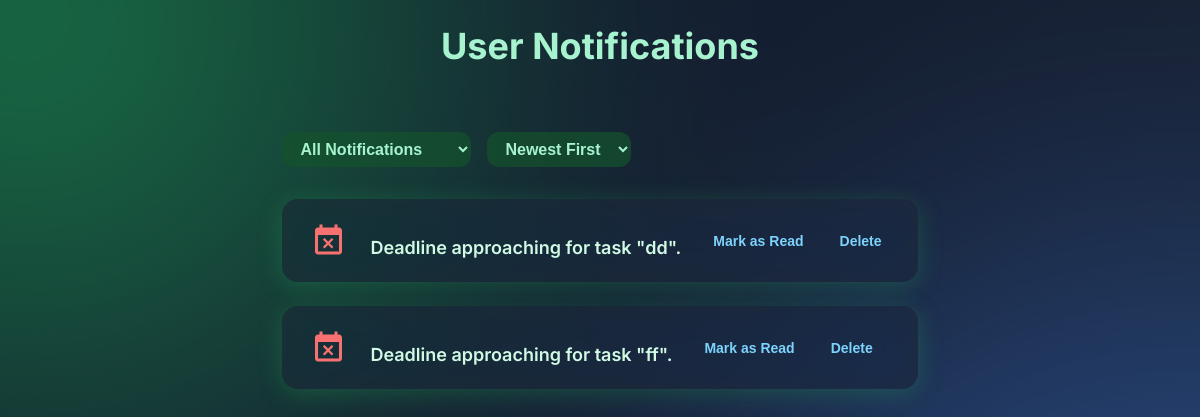
Page /user_notify/ (signed in) on the earlier database version.
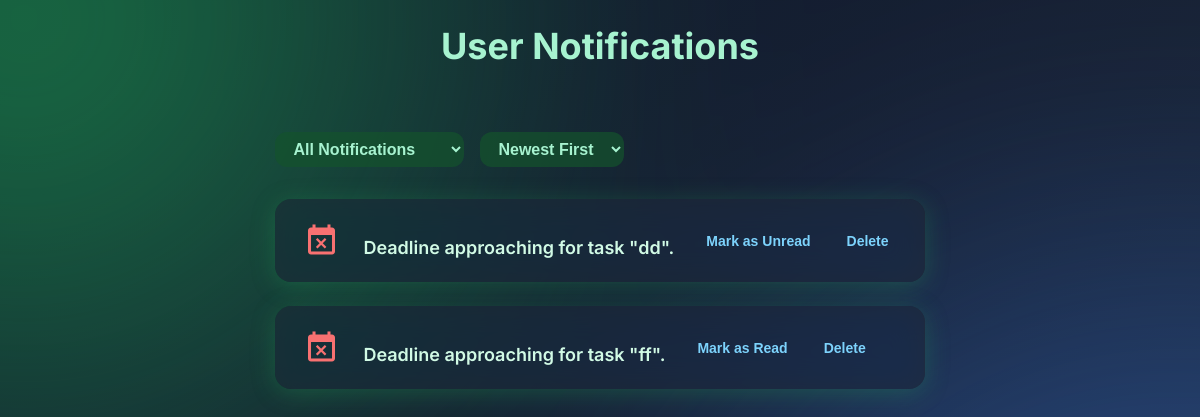
Same page on the later database version.
### taskflowapp/models.py (models this page shows, shortened)
class Notification(models.Model):
    NOTIFICATION_TYPES = [
        ('assignment', 'Assignment'),
        ('deadline', 'Deadline'),
    ]
    user = models.ForeignKey(User, on_delete=models.CASCADE)
    message = models.TextField()
    type = models.CharField(max_length=20, choices=NOTIFICATION_TYPES)
    timestamp = models.DateTimeField(auto_now_add=True)
    is_read = models.BooleanField(default=False)

### taskflowapp/views.py (the view)
# urls.py: path('user_notify/',views.user_notify,name='user_notify_page'),
def user_notify(request):
    user_id = request.session.get('user_id')
    if not user_id:
        messages.error(request, "You must be logged in to view notifications.")
        return redirect('user_login')
    try:
        user = User.objects.get(id=user_id)
    except User.DoesNotExist:
        messages.error(request, "User not found.")
        return redirect('user_login')
    notifications = Notification.objects.filter(user=user).order_by('-timestamp')
    return render(request, 'user_notification_page.html', {
        'notifications': notifications,
        'user': user
    })

### taskflowapp/templates/user_notification_page.html (shortened to what this page needs)
{% load static %}
{% load humanize %}
<!DOCTYPE html>
<html lang="en">
<head>
  <link rel="stylesheet" href="{% static 'CSS/user_notification.css' %}" />
</head>
<body>
  <header>User Notifications</header>
  <main class="container">
    <div class="filters-bar">
      <select class="filter-select" id="filterType" aria-label="Filter notifications by type" onchange="filterNotifications()">
        <option value="all">All Notifications</option>
      </select>
      <select class="filter-select" id="sortOrder" aria-label="Sort notifications" onchange="sortNotifications()">
        <option value="newest">Newest First</option>
      </select>
    </div>
    <section id="notificationsList" class="notifications-list" aria-live="polite" aria-relevant="additions">
      {% if notifications %}
        {% for n in notifications %}
          <article class="notification-card" tabindex="0" data-type="{{ n.type }}" data-time="{{ n.created_at.timestamp }}">
            <div class="icon-container {% if n.type == 'assignment' %}icon-assignment{% elif n.type == 'deadline' %}icon-deadline{% endif %}">
            </div>
            <div class="message-container">
              <p class="notification-message">{{ n.message }}</p>
            </div>
            <div class="actions">
              <form method="post" action="{% url 'mark_notification_read' n.id %}">
                <button type="submit" class="action-btn">
                  {% if n.is_read %}Mark as Unread{% else %}Mark as Read{% endif %}
                </button>
              </form>
              <form method="post" action="{% url 'delete_notification' n.id %}">
                <button type="submit" class="action-btn">Delete</button>
              </form>
            </div>
          </article>
        {% endfor %}
      {% else %}
        <div id="noNotifications" class="no-notifications">No notifications found.</div>
      {% endif %}
    </section>
  </main>
</body>
</html>

Differences in the rows shown:
changed Notification "Deadline approaching for task \"dd\".": is_read "Mark as Read" → "Mark as Unread"
